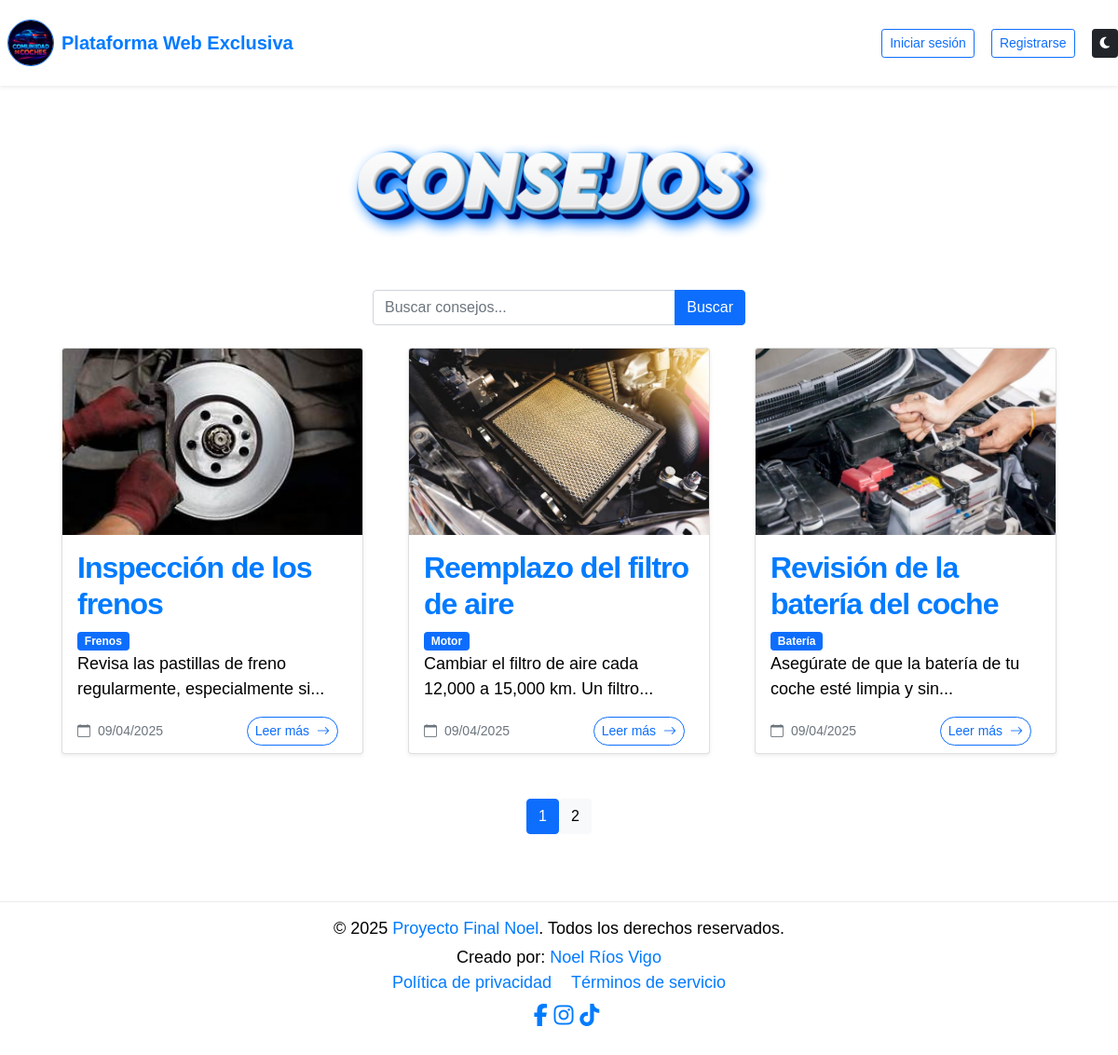
The app's page /consejos.php with its own data.
### tables this page shows
CREATE TABLE `consejos` (
  `id` int(11) NOT NULL,
  `titulo` varchar(255) NOT NULL,
  `contenido` text NOT NULL,
  `categoria` varchar(100) NOT NULL,
  `imagen` varchar(255) DEFAULT NULL,
  `fecha` datetime NOT NULL DEFAULT current_timestamp()
);

### consejos.php (called while the page is built, shortened)
<?php
require('librerias/db_mysql.php');
$conn = db_open();
$busqueda = isset($_GET['busqueda']) ? $_GET['busqueda'] : '';
$total_registros_query = "SELECT COUNT(*) AS total FROM consejos";
$total_registros_result = db_query($conn, $total_registros_query);
$total = $total_registros_result[0]['total'];
$por_pagina = 3;
$pagina_actual = isset($_GET['p']) ? max(1, intval($_GET['p'])) : 1;
$offset = ($pagina_actual - 1) * $por_pagina;
$consejos = db_query($conn, "SELECT * FROM consejos WHERE titulo LIKE ? OR contenido LIKE ? ORDER BY fecha DESC LIMIT ? OFFSET ?", ['%' . $busqueda . '%', '%' . $busqueda . '%', $por_pagina, $offset]);
$paginas = ceil($total / $por_pagina);
require('vistas/plantilla.html.php');
?>

### librerias/db_mysql.php (called while the page is built, shortened)
<?php
function db_query($conn, $sql, $values = null)
{
    try {
        $stmt = mysqli_prepare($conn, $sql);
        if ($values) {
            $types = str_repeat("s", count($values));
            mysqli_stmt_bind_param($stmt, $types, ...$values);
        }
        mysqli_stmt_execute($stmt);
        $res = mysqli_stmt_get_result($stmt);
        if (gettype($res) == 'boolean') {
            return $res;
        } else {
            $data = mysqli_fetch_all($res, MYSQLI_ASSOC);
            return $data;
        }
    } catch (Exception $e) {
        echo "Error: " . $e->getMessage();
        return false;
    }
}

### vistas/consejos.html.php (the view, shortened to what this page needs)
<div class="container py-5">
	<div class="text-center mb-4">
		<img src="admin/imagenes/cabeceras/consejos.png" alt="Consejos" class="img-fluid section-padding mb-4">
	</div>
	<div class="busqueda-container">
		<form method="GET" action="consejos.php" class="busqueda-form">
			<div class="input-group">
				<input type="text" class="form-control" name="busqueda" placeholder="Buscar consejos..." value="<?= isset($_GET['busqueda']) ? $_GET['busqueda'] : '' ?>">
				<button class="btn btn-primary" type="submit">Buscar</button>
			</div>
		</form>
	</div>
	<div class="row mb-4">
		<?php if (!empty($consejos)): ?>
			<?php foreach ($consejos as $consejo): ?>
				<div class="col-lg-4 col-md-6 p-4">
					<div class="card shadow-sm h-100">
						<div class="card-img-top">
							<?php if (!empty($consejo['imagen'])): ?>
								<img src="admin/imagenes/consejos/<?php echo $consejo['imagen']; ?>"
									alt="<?php echo $consejo['titulo']; ?>"
									class="card-img-top img-fluid"
									style="height: 200px; object-fit: cover;">
							<?php else: ?>
								<img src="path_to_default_image.jpg" alt="Imagen no disponible"
									class="card-img-top img-fluid"
									style="height: 200px; object-fit: cover;">
							<?php endif; ?>
						</div>
						<div class="card-body">
							<h4 class="card-title"><?php echo $consejo['titulo']; ?></h4>
							<span class="badge bg-primary"> <?php echo $consejo['categoria']; ?></span>
							<p class="card-text">
								<?php
								$texto = strip_tags($consejo['contenido']);
								echo strlen($texto) > 60 ? substr($texto, 0, 60).'...' : $texto;
								?>
							</p>
						</div>
						<div class="card-footer bg-transparent border-top-0 pt-0">
							<div class="d-flex justify-content-between align-items-center">
								<div class="text-muted small">
									<i class="bi bi-calendar me-1"></i>
									<?= date("d/m/Y", strtotime($consejo['fecha'])) ?>
								</div>
								<a href="detalle_consejo.php?id=<?= $consejo['id'] ?>" class="btn btn-sm btn-outline-primary rounded-pill">
									Leer más <i class="bi bi-arrow-right ms-1"></i>
								</a>
							</div>
						</div>
					</div>
				</div>
			<?php endforeach; ?>
		<?php else: ?>
			<p class="text-center">No hay posts disponibles.</p>
		<?php endif; ?>
		<div class="d-flex justify-content-center mt-4">
			<?php include("paginacion.html.php"); ?>
		</div>
	</div>

### vistas/plantilla.html.php (shortened to what this page needs)
<!doctype html>
<html lang="en">
    <head>
        <link href="assets/css/bootstrap.min.css" rel="stylesheet">
        <link href="assets/css/bootstrap-icons.css" rel="stylesheet">
        <link href="assets/css/magnific-popup.css" rel="stylesheet">
        <link href="assets/css/templatemo-first-portfolio-style.css" rel="stylesheet">
		<link rel="stylesheet" href="assets/css/script.css">
		<link rel="stylesheet" href="https://use.fontawesome.com/releases/v5.12.1/css/all.css">
	</head>
	<body>
	<?php include "header.html.php"; ?>
	<main>
	<?php include $vista . ".html.php"; ?>
	</main>
	<?php include "footer.html.php"; ?>
    </body>
</html>

### vistas/header.html.php (shortened to what this page needs)
<nav class="navbar navbar-expand-lg fixed-top bg-white shadow-sm">
    <a href="index.php" class="navbar-brand fw-bold d-flex align-items-center m-2">
      <img src="admin/imagenes/logo.png" alt="Mi perfil" width="50" height="50"
           class="me-2 rounded-circle border border-primary";>
      <span class="fs-5">Plataforma Web Exclusiva</span>
    </a>
<div class="collapse navbar-collapse" id="navbarNav">
    <ul class="navbar-nav ms-auto align-items-center gap-2">
        <?php if (isset($_SESSION['usuario'])): ?>
            <?php if ($_SESSION['usuario']['nombre_rol'] === 'Usuario'): ?>
                <li class="nav-item"><a class="nav-link active" href="index.php">Inicio</a></li>
                <li class="nav-item"><a class="nav-link" href="feed-RSS.php">RSS</a></li>
                <li class="nav-item"><a class="nav-link" href="consejos.php">Consejos</a></li>
                <li class="nav-item"><a class="nav-link" href="foros.php">Foro</a></li>
                <li class="nav-item"><a class="nav-link" href="nosotros.php">Nosotros</a></li>
                <li class="nav-item"><a class="nav-link" href="contacto.php">Contacto</a></li>
                <li class="nav-item"><a class="nav-link" href="modelo-coche.php">Modelo Coche</a></li>
                <li class="nav-item"><a class="nav-link" href="perfil.php">Perfil</a></li>
            <?php elseif ($_SESSION['usuario']['nombre_rol'] === 'Administrador'): ?>
                <li class="nav-item">
                    <a class="nav-link" href="admin/dashboard.php">
                        <i class="fa-solid fa-gear"></i>Panel de Control
                    </a>
                </li>
            <?php endif; ?>
            <li class="nav-item d-none d-lg-block">|</li>
            <li class="nav-item">
                <a class="btn btn-outline-danger btn-sm" href="admin/logout.php">Cerrar sesión</a>
            </li>
        <?php else: ?>
            <li class="nav-item">
                <a class="btn btn-outline-primary btn-sm" href="admin/login.php">Iniciar sesión</a>
            </li>
            <li class="nav-item">
                <a class="btn btn-outline-primary btn-sm" href="admin/registro.php">Registrarse</a>
            </li>
        <?php endif; ?>
        <li class="nav-item d-flex align-items-center gap-1">
            <button id="darkBtn" class="btn btn-dark btn-sm" aria-label="Modo Oscuro" title="Modo Oscuro">
                <i class="fa-solid fa-moon"></i>
            </button>
        </li>
    </ul>
</div>
</nav>

### vistas/paginacion.html.php
<div class="pagination pagination-sm">
    <?php for ($i = 1; $i <= $paginas; $i++): ?>
        <a href="?p=<?php echo $i; ?>" class="btn btn-<?php echo ($i == $pagina_actual) ? 'primary' : 'light'; ?>">
            <?php echo $i; ?>
        </a>
        <?php endfor; ?>
    </div>
</div>

### vistas/footer.html.php
<footer class="site-footer text-center">
        <div class="row align-items-center">
            <div class="text-center footer-text-center">
                <p class="mb-1">
                    &copy; 2025 <a href="nosotros.php">Proyecto Final Noel</a>. Todos los derechos reservados.
                </p>
                <p class="mb-0">
                    Creado por:
                    <a href="creador.php">Noel Ríos Vigo</a>
                </p>
				<p class="mb-1">
					<a href="politica-de-privacidad.php" class="mb-1">Política de privacidad</a>
					<a href="terminos-de-servicio.php" class="ms-3">Términos de servicio</a>
				</p>
                <div class="social-links mb-1 ms-3">
                    <a href="https://www.facebook.com/clubvwandalucia/" aria-label="Facebook" class="social-icon">
                        <i class="fab fa-facebook-f"></i>
                    </a>
                    <a href="https://www.instagram.com/club_vw_andalucia/" aria-label="Instagram" class="social-icon">
                        <i class="fab fa-instagram"></i>
                    </a>
					<a href="https://www.tiktok.com/@clubvwandalucia/" aria-label="Tiktok" class="social-icon">
                        <i class="fab fa-tiktok"></i>
                    </a>
                </div>
            </div>
        </div>
</footer>

### assets/css/templatemo-first-portfolio-style.css (style rules this page uses)
:root { --white-color: #ffffff; --primary-color: #007bff; --secondary-color: #007bff; --section-bg-color: #f9f9f9; --dark-color: #000000; --p-color: #717275; --border-color: #e9eaeb; --featured-border-color: #727aab; --body-font-family: 'DM Sans', sans-serif; --h1-font-size: 62px; --h2-font-size: 48px; --h3-font-size: 36px; --h4-font-size: 32px; --h5-font-size: 24px; --h6-font-size: 22px; --p-font-size: 18px; --menu-font-size: 12px; --copyright-font-size: 14px; --font-weight-normal: 400; --font-weight-medium: 500; --font-weight-bold: 700; --border-radius-large: 100px; --border-radius-medium: 20px; --border-radius-small: 10px; }
body { display: flex; flex-direction: column; padding-top: 50px; }
h2, h3, h4, h5, h6 { color: var(--p-color); }
h1, h2, h3, h4, h5, h6 { font-weight: var(--font-weight-bold); letter-spacing: -1px; }
h4 { font-size: var(--h4-font-size); }
p { color: var(--p-color); font-size: var(--p-font-size); font-weight: var(--font-weight-normal); }
ul li { color: var(--p-color); font-size: var(--p-font-size); font-weight: var(--font-weight-normal); }
a, button { touch-action: manipulation; transition: all 0.3s; }
a { color: var(--dark-color); text-decoration: none; }
.section-padding { width: 100%; max-width: 500px; height: auto; display: block; margin-left: auto; margin-right: auto; margin-top: 20px; }
.btn-outline-primary { position: relative; overflow: hidden; color: #0d6efd !important; transform: none !important; border-color: #0d6efd; margin-right: 10px; }
.btn-outline-primary::after { content: ""; position: relative; left: 0; bottom: 0; background: #0d6efd; transform: none !important; }
.busqueda-container { display: flex; justify-content: center; margin-top: 2rem; }
.busqueda-form { width: 100%; max-width: 400px; }
.site-footer { background-color: var(--section-bg-color); padding: 15px; padding-bottom: 20px; text-align: center; margin-top: auto; }
.social-icon { color: #007bff; margin-right: 15px; font-size: 24px; text-decoration: none; }
.social-icon:last-child { margin-right: 0; }
.footer-text-center a { color: #007bff; text-decoration: none; }
.social-icon { margin: 0; padding: 0; }

### assets/css/script.css (style rules this page uses)
:root { --background-color: #ffffff; --white-color: #ffffff; --primary-color: #007bff; --secondary-color: #007bff; --section-bg-color: #ffffff; --dark-color: #000000; --p-color: #000; --border-color: #e9eaeb; --featured-border-color: #727aab; --body-font-family: Arial, sans-serif; --svg-bg-color: #ffffff; }
body { background-color: var(--background-color); color: var(--text-color); font-family: var(--body-font-family); }
h1, h2, h3, h4, h5, h6 { color: var(--primary-color); }
a { color: var(--secondary-color); }
p { color: var(--p-color); }
footer { background-color: var(--dark-color); color: var(--white-color); border-top: 1px solid var(--border-color); }

### records on screen
consejos: imagen (picture), titulo "Inspección de los frenos", categoria "Frenos", contenido "Revisa las pastillas de freno regularmente, especialmente si", fecha "09/04/2025"
consejos: imagen (picture), titulo "Reemplazo del filtro de aire", categoria "Motor", contenido "Cambiar el filtro de aire cada 12,000 a 15,000 km. Un filtro", fecha "09/04/2025"
consejos: imagen (picture), titulo "Revisión de la batería del coche", categoria "Batería", contenido "Asegúrate de que la batería de tu coche esté limpia y sin", fecha "09/04/2025"
